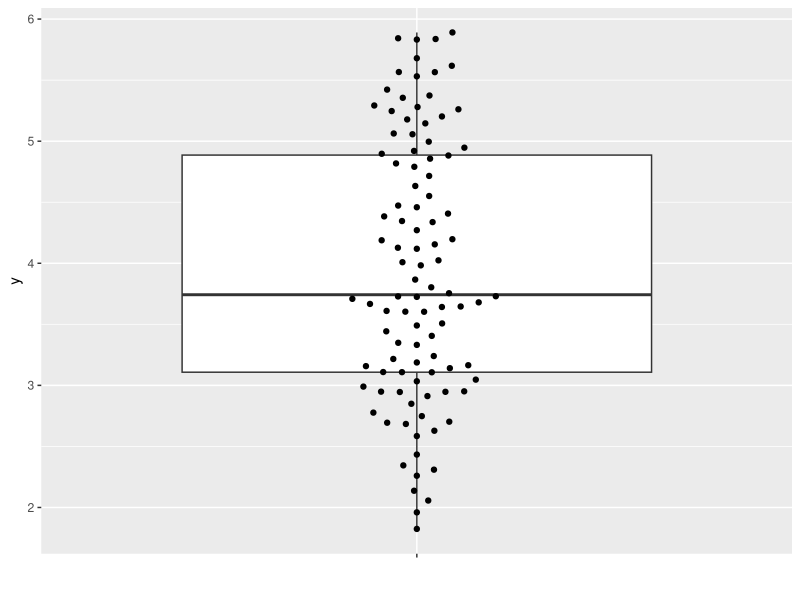
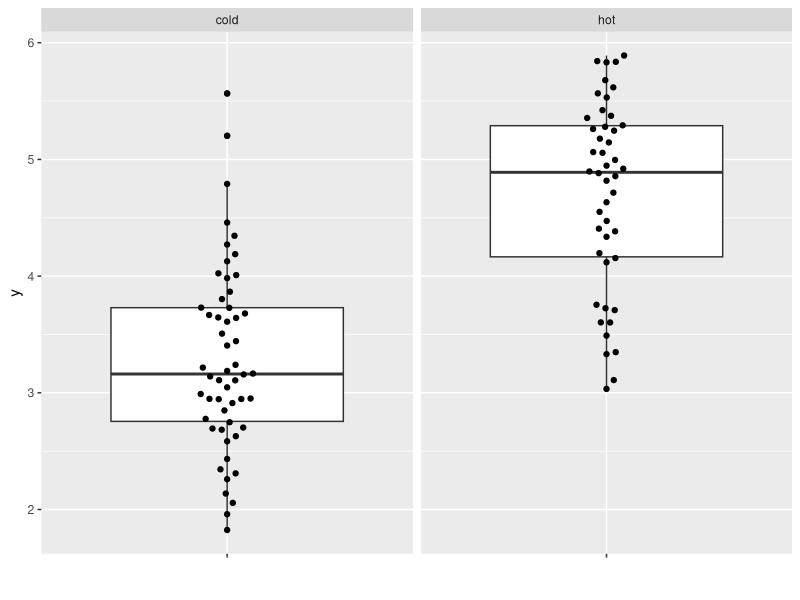
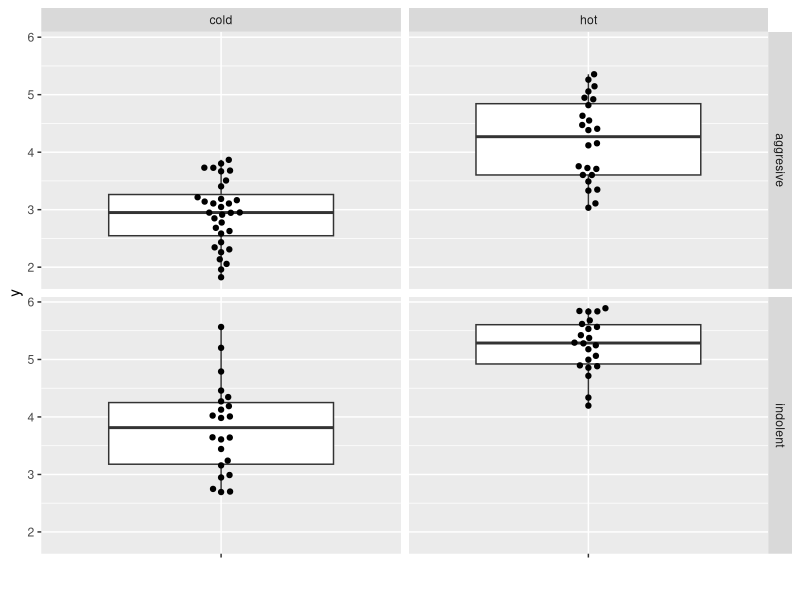
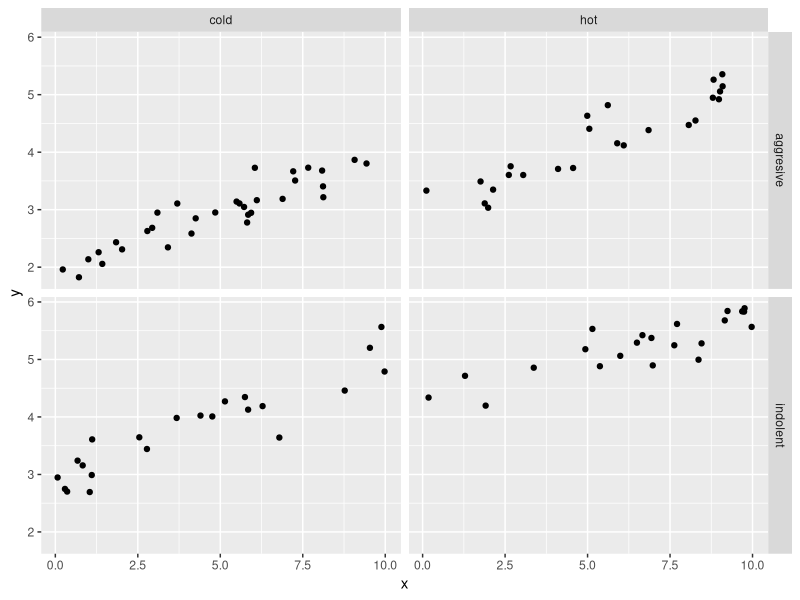
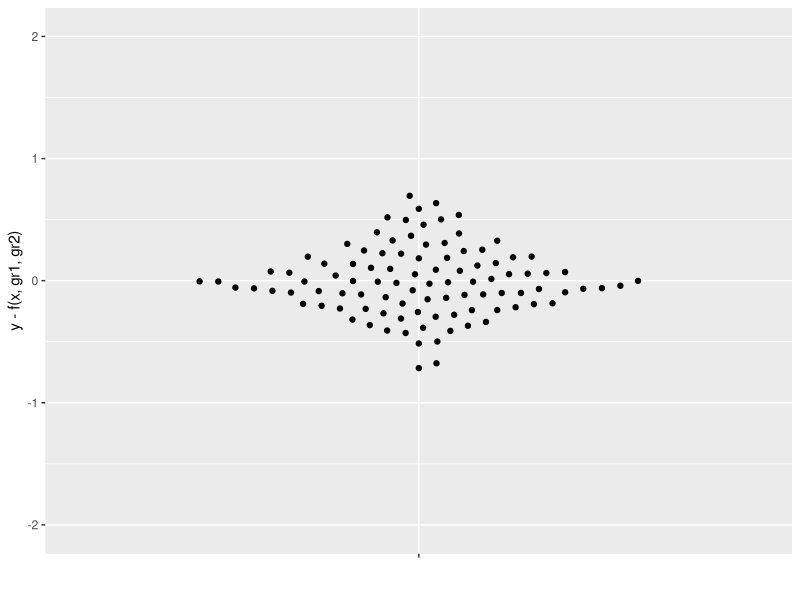

Here is the R script that generated these plots, in order:
## ---- chunk 1
#| label: two2dpoints-blank
#| echo: false
#| message: false
#| fig-width: 5
#| fig-height: 5
#| out-width: "50%"
library("tidyverse")
library("ggbeeswarm")
set.seed(0xdada)
beta = c(1, 1, 0.2)
f = function(x, gr1, gr2) (beta[3] * x + beta[1] * as.integer(gr1) + beta[2] * as.integer(gr2))

simdat = tibble(
  x = runif(100, min = 0, max = 10),
  gr0 = factor(rep("", length(x))),
  gr1 = factor(sample(c("indolent", "aggresive"), length(x), replace = TRUE)),
  gr2 = factor(sample(c("hot", "cold"), length(x), replace = TRUE)),
  y = rnorm(length(x), mean = f(x, gr1, gr2), sd = 0.3),
)
ylim = range(simdat$y)
sd0 = sd(simdat$y) |> round(1)
p = ggplot(simdat, aes(x = gr0, y = y)) + geom_boxplot() + geom_beeswarm(cex = 3) + xlab("") + ylim(ylim)
p 
## ---- chunk 2
#| label: two2dpoints-onefactor
#| echo: false
#| fig-width: 5
#| fig-height: 5
#| out-width: "50%"
sd1 = group_by(simdat, gr2) |> summarise(v = var(y)) |> (\(x) round(sqrt(mean(x$v)), 1))()
p + facet_grid(cols = vars(gr2))
## ---- chunk 3
#| label: two2dpoints-twofactors
#| echo: false
#| fig-width: 5
#| fig-height: 5
#| out-width: "50%"
sd2 = group_by(simdat, gr1, gr2) |> summarise(v = var(y), .groups = "keep") |> (\(x) round(sqrt(mean(x$v)), 1))()
p + facet_grid(rows = vars(gr1), cols = vars(gr2))
## ---- chunk 4
#| label: two2dpoints-twofactors+continuous
#| echo: false
#| fig-width: 5
#| fig-height: 5
#| out-width: "50%"
ggplot(simdat, aes(x = x, y = y)) + geom_point(aes(x = x)) + facet_grid(rows = vars(gr1), cols = vars(gr2)) + ylim(ylim)
## ---- chunk 5
#| label: two2dpoints-residuals
#| echo: false
#| fig-width: 5
#| fig-height: 5
#| out-width: "50%"
sd3 = with(simdat, sd(y - f(x, gr1, gr2))) |> (\(x) paste(round(x, 1), collapse = ", "))()
ggplot(simdat, aes(x = gr0, y = y - f(x, gr1, gr2))) + geom_beeswarm(cex = 3) + 
  xlab("") + ylim(diff(range(ylim))*c(-0.5,.5))
